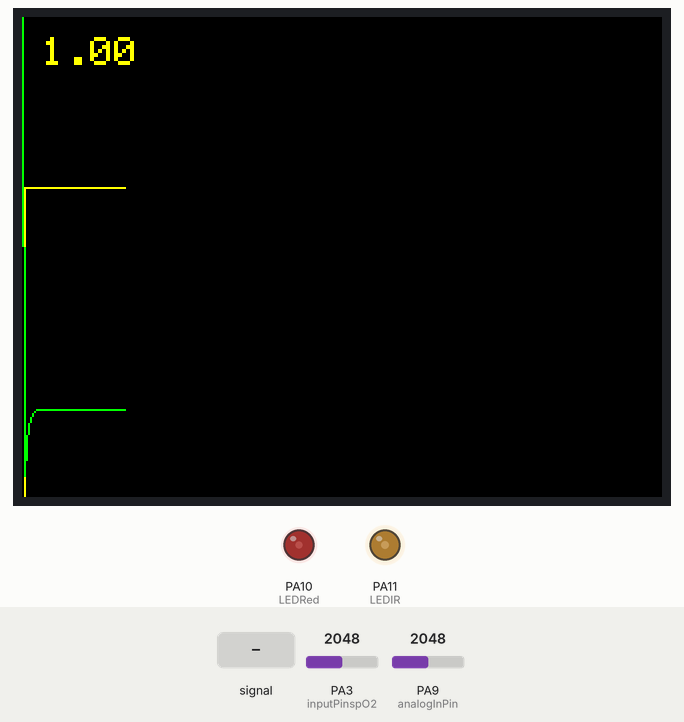
This sketch was run on a simulated STM32 Blue Pill. Parts: 320×240 colour display, output pins drawn as LEDs (lit = HIGH). Inputs (shaded band) come from the test bench; at power-on: PA3 (inputPinspO2) = 2048, PA9 (analogInPin) = 2048.

Above: at 2.0 s.
2.1 s: PA3 (inputPinspO2) fed a 200 Hz sine of ±327 counts around its level
At 3.11 s:
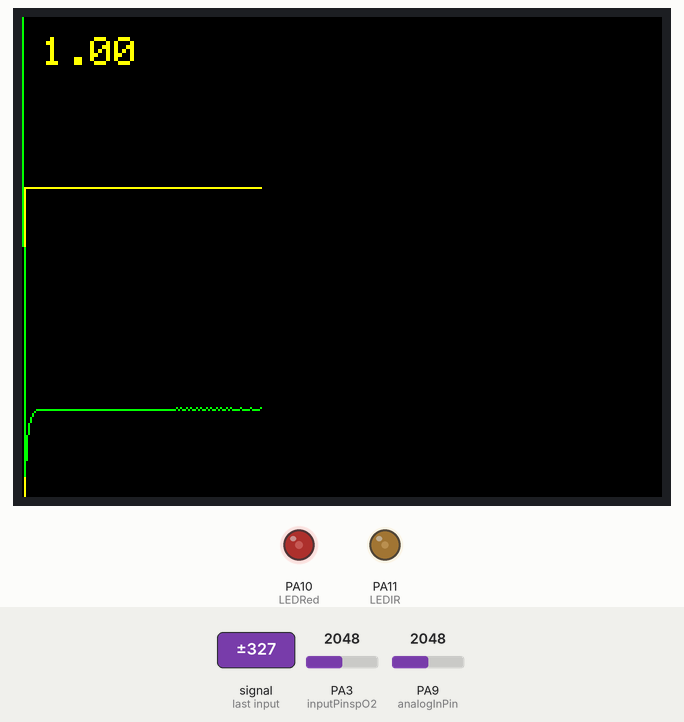
3.8 s: PA3 (inputPinspO2) set to 2866
At 6.79 s:
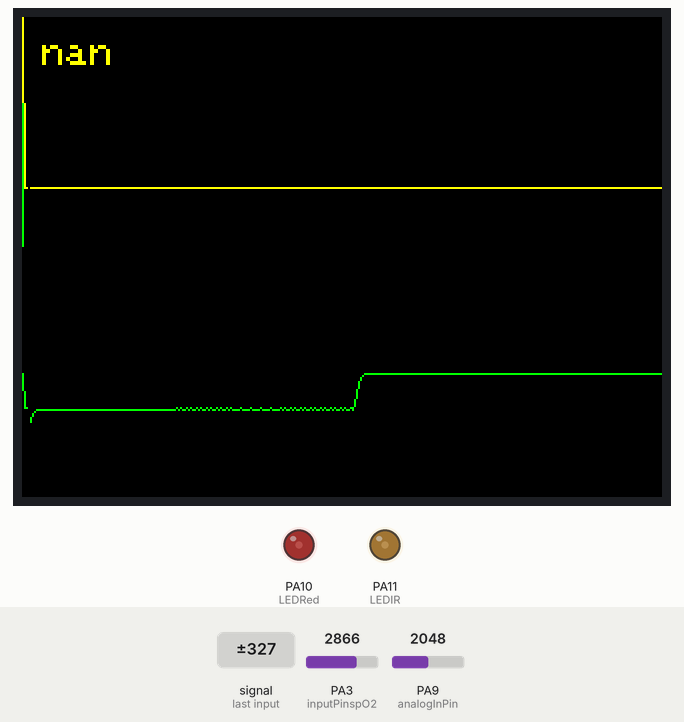
6.8 s: PA9 (analogInPin) set to 2866
At 7.09 s:
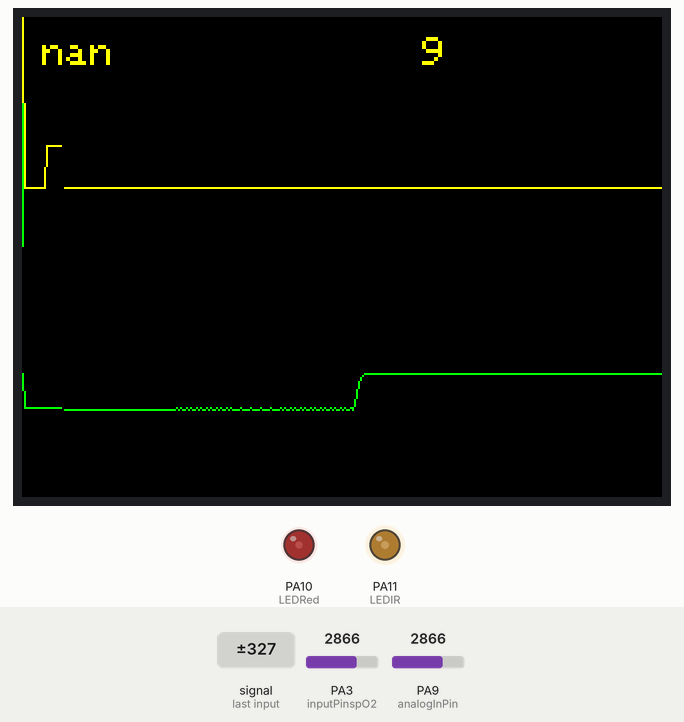
9.6 s: PA3 (inputPinspO2) set to 3603
At 10.15 s:
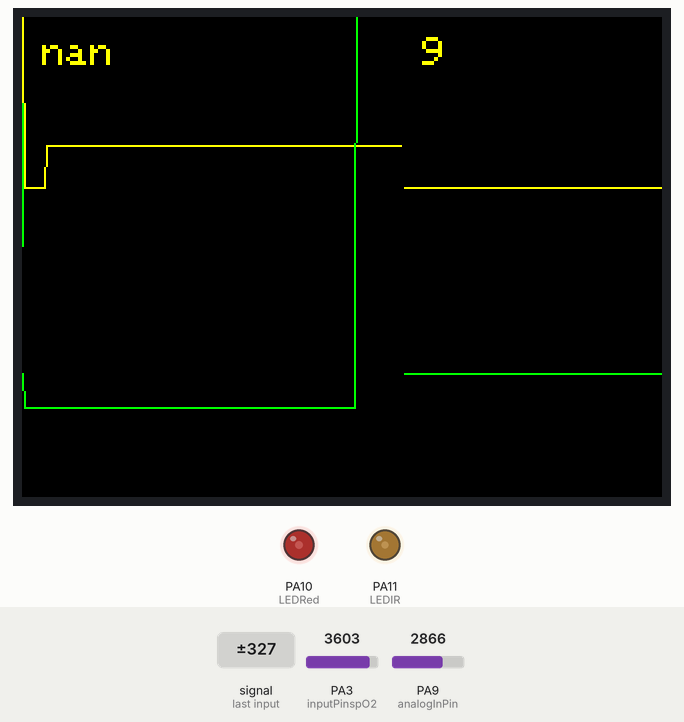
11.1 s: PA9 (analogInPin) set to 3603
At 11.38 s:
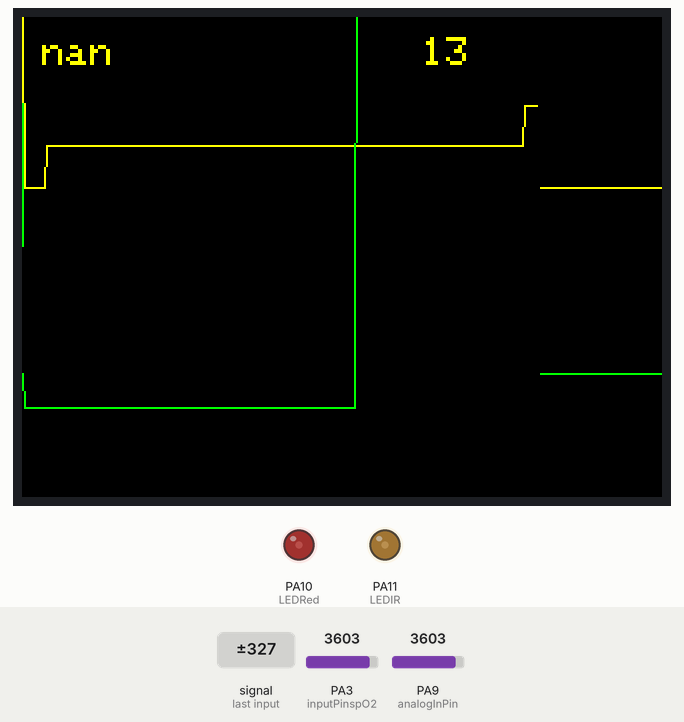
12.7 s: PA3 (inputPinspO2) set to 4095
At 12.91 s:
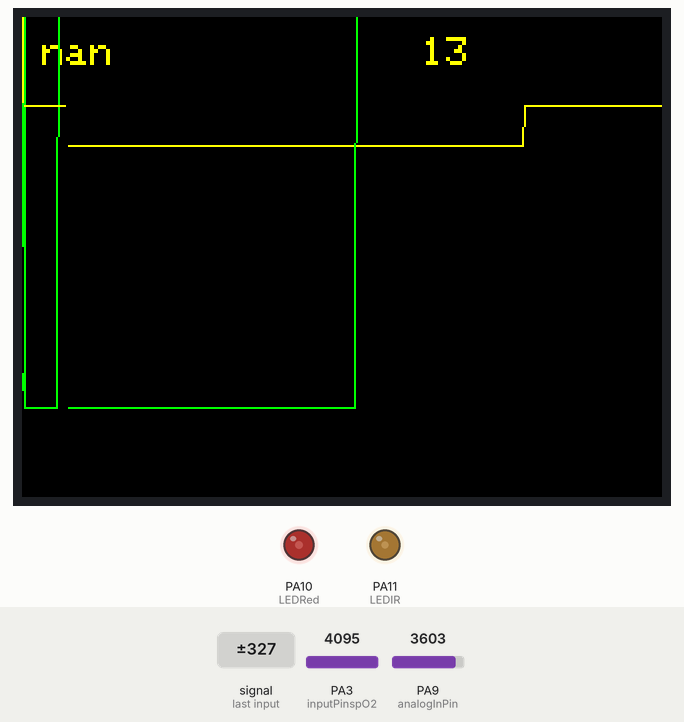
Timing chart, 0 to 15.2 s (numbered marks = the images above; inputs shaded):
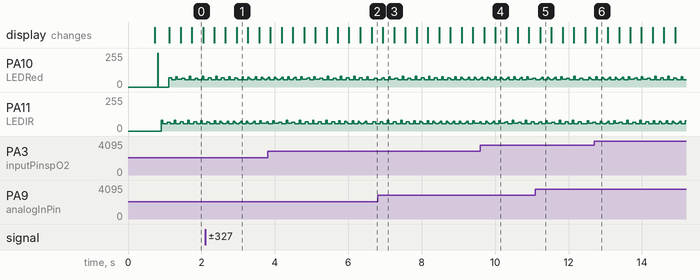

The sketch:

Oscope.ino
```cpp
/*
STM32 Medical monitoring system project (ECG, Puse Oxymeter...)

ILI9341 display code inspired by Ray Burnette Maple-o-scope project and the STM32 community.
*/

#include "Adafruit_ILI9341_STM.h"
#include "Adafruit_GFX_AS.h"
#include <SPI.h>

#include "./firFilter.h"
#include "./Average.h"

Average<int> samplesTableRed(80);
Average<int> samplesTableIR(80);
Average<int> samplesTableECG(80);

int minPulseRed=0;
int maxPulseRed;

int minPulseIR=0;
int maxPulseIR;

int minECG=0;
int maxECG;

float ratio;
float spO2;

// ILI9341 TFT GLCD display connections for hardware SPI
// Signal           Maple Mini         Leonardo      LCD Display    UNO pins
//#define _sclk         6         //         15       J2 pin 7          13
//#define _miso         5 NC      //         14          pin 9          12
//#define _mosi         4         //         16          pin 6          11
#define TFT_CS         13
#define TFT_DC         12
#define TFT_RST        14

#define PORTRAIT 0
#define LANDSCAPE 1

#define LEDRed 10
#define LEDIR 11
#define inputPinspO2 3
float sensorspO2red= 0;
float sensorspO2ir= 0;


// create lcd object
Adafruit_ILI9341_STM TFT = Adafruit_ILI9341_STM(TFT_CS, TFT_DC, TFT_RST); // Using hardware SPI


//void(* resetFunc) (void) = 0; //declare reset function @ address 0

// Analog
const int analogInPin = 9;   // Analog input pin: any of 3, 4, 5, 6, 7, 8, 9, 10, 11


// screen stuff
int myWidth ;
int myHeight ;

// Display colours
#define BEAM1_COLOUR ILI9341_GREEN
#define BEAM2_COLOUR ILI9341_RED
#define GRATICULE_COLOUR 0x07FF
#define BEAM_OFF_COLOUR ILI9341_BLACK
#define CURSOR_COLOUR ILI9341_GREEN

// Analog input
#define ANALOG_MAX_VALUE 4096
float samplingTime = 0;

// Variables for the beam position
uint16_t signalX ;
uint16_t signalY ;
uint16_t signalYspO2red;
uint16_t signalYspO2ir;
uint16_t last;
uint16_t lastspO2red;
uint16_t lastspO2ir;
uint32 lastTime;
uint16_t freq;
uint32 delays;
uint32 newTime;


firFilter FilterRed;
firFilter FilterIR;

void setup()
{
  pinMode(LEDRed, OUTPUT);
  pinMode(LEDIR,OUTPUT);
  pinMode( 2, INPUT) ; digitalWrite( 2, HIGH);  // turn on pullup resistor
  pinMode(analogInPin, INPUT_ANALOG);                    // Declare the sensorPin as INPUT_ANALOG:
  pinMode(inputPinspO2, INPUT_ANALOG);                    // Declare the sensorPin as INPUT_ANALOG:
  TFT.begin();
  TFT.setRotation(3);
  myWidth   = TFT.width() ;
  myHeight  = TFT.height();
  maxPulseRed = ANALOG_MAX_VALUE;
  maxPulseIR = ANALOG_MAX_VALUE;
  maxECG=ANALOG_MAX_VALUE;
  clearTFT();
  TFT.setTextSize(2);                           // Small 26 char / line
  TFT.setTextColor(ILI9341_YELLOW, ILI9341_BLACK) ;
  TFT.print(" ECG starting...") ;
  delay(500) ;
  TFT.fillScreen(ILI9341_BLACK);
  last=150;
  lastTime=millis();
  delays=0;
  digitalWrite(LEDIR,LOW);
  digitalWrite(LEDRed, HIGH);

}


void loop()
{
  int ECGSignal;
  int lastY;
 // TFT.setTextSize(2);
 // TFT.setCursor(200, 10);
 // TFT.print(freq);
 ratio = (log(maxPulseRed-minPulseRed)/log(maxPulseIR-minPulseIR));

  TFT.setTextSize(2);
      TFT.setCursor(10, 10);
      TFT.print("         ");
      TFT.setCursor(10, 10);
      TFT.print(ratio);
  for(uint16_t j = 0; j <= myWidth; j++ )
  {
    TFT.drawFastVLine( j+1,  30, myHeight, ILI9341_BLACK);

   //Pulse RED
   sensorspO2red = FilterRed.run(redPulseSample());
   //sensorspO2red = redPulseSample();
   samplesTableRed.push(sensorspO2red);
   signalYspO2red = map(sensorspO2red,  minPulseRed-20,  maxPulseRed+20,  myHeight,  150   );
  // TFT.drawLine(j, lastspO2red, j+1, signalYspO2red, ILI9341_RED) ;

   delay(5);
   //ECG
   ECGSignal=ECGSample();
   samplesTableECG.push(ECGSignal);
   signalY = map(ECGSignal,  0,  ANALOG_MAX_VALUE,  myHeight-100,  30);
   TFT.drawLine(j, lastY, j+1, signalY, ILI9341_YELLOW) ;


   //Pulse IR
   sensorspO2ir = FilterIR.run(IRPulseSample());
   samplesTableIR.push(sensorspO2ir);
   signalYspO2ir = map(sensorspO2ir,  minPulseIR-20,  maxPulseIR+20,  myHeight,  150   );
   TFT.drawLine(j, lastspO2ir, j+1, signalYspO2ir, ILI9341_GREEN) ;


    if( (last< samplesTableECG.mean()-5) && (ECGSignal
    > samplesTableECG.mean()+5)){
      newTime=millis();
      delays=newTime-lastTime;
      freq=60000/delays;
      lastTime=millis();
      TFT.setTextSize(2);
      TFT.setCursor(200, 10);
      TFT.print("     ");
      TFT.setCursor(200, 10);
      if(freq <250)
        TFT.print(freq);
    }


    lastY=signalY;
    last=ECGSignal;
    lastspO2red=signalYspO2red;
    lastspO2ir=signalYspO2ir;


  }

    minPulseRed=samplesTableRed.minimum();
    maxPulseRed=samplesTableRed.maximum();
    minPulseIR=samplesTableIR.minimum();
    maxPulseIR=samplesTableIR.maximum();
    minECG=samplesTableECG.minimum();
    maxECG=samplesTableECG.maximum();
}


void clearTFT()
{
  TFT.fillScreen(BEAM_OFF_COLOUR);                // Blank the display
}


int ECGSample(){     //300micros slot
      int sampleValue=0;
      int nbmes=20;
      for(uint16_t k = 0; k < nbmes; k++ ){
        sampleValue = sampleValue + analogRead(analogInPin);
        delayMicroseconds(100);
      }
      return sampleValue/nbmes;
}


int redPulseSample(){     //300micros slot
      int sampleValue=0;
      int nbmes=20;
      digitalWrite(LEDIR,LOW);
      digitalWrite(LEDRed, HIGH);
      delayMicroseconds(5);
      for(uint16_t k = 0; k < nbmes; k++ ){
        sampleValue = sampleValue + analogRead(inputPinspO2);
        delayMicroseconds(100);
      }
      digitalWrite(LEDIR,LOW);
      digitalWrite(LEDRed, LOW);
      return sampleValue/nbmes;
}

int IRPulseSample(){     //300micros slot
      int sampleValue=0;
      int nbmes=20;
      digitalWrite(LEDIR,HIGH);
      digitalWrite(LEDRed, LOW);
      delayMicroseconds(5);
      for(uint16_t k = 0; k < nbmes; k++ ){
        sampleValue = sampleValue + analogRead(inputPinspO2);
        delayMicroseconds(100);
      }
      digitalWrite(LEDIR,LOW);
      digitalWrite(LEDRed, LOW);
      return sampleValue/nbmes;
}
```
